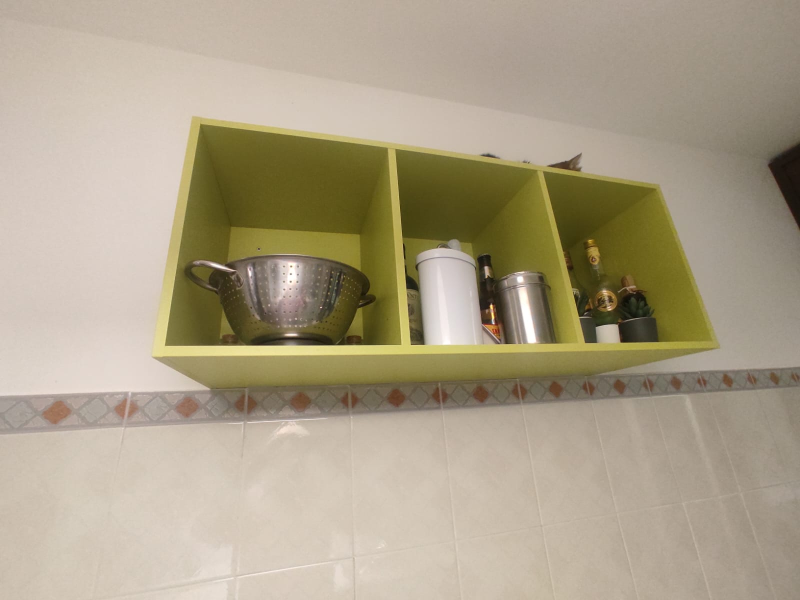
%> input picture img.jpg, 1600 x 1200 px (shown at 1/2 size)
$ octave q1_2_lines_extraction.m   (GNU Octave 9; MATLAB toolbox functions it lacks are replaced by stand-ins)
%> lines starting %> are read from the running program, lines starting %| are printed output that depends on the picture; in (x1, y1, x2, y2) boxes, pixels count from 0 and x2, y2 are one past the last pixel; in counts of white or black regions, pixels touching at a corner belong together; the program's own positions count from 1
clc
clear
close all

function plotLines(lines)
    if isstruct(lines)
        plotLinesStruct(lines)
    else
        plotLinesMat(lines)
    end
end

function plotLinesMat(lines)
    names = ["l1","l2","l3",...
             "h1","h2","h3","h4",...
             "m1","m2","m3","m4","m5","m6"];
    for k = 1:(length(lines)/2)
        xy = [lines(k*2-1,1), lines(k*2-1,2);
                lines(k*2,1), lines(k*2,2)];
        plot(xy(:,1),xy(:,2),'LineWidth',2,'Color','green');
        x = (xy(1,1)+xy(2,1))/2;
        y = (xy(1,2)+xy(2,2))/2;
        text(x, y, cellstr(names(k)), 'FontSize', 10, 'Color', 'blue');
    end
end

function plotLinesStruct(lines)
    for k = 1:length(lines)
        xy = [lines(k).point1; lines(k).point2];
        plot(xy(:,1),xy(:,2),'LineWidth',2,'Color','green');
        x = (xy(1,1)+xy(2,1))/2;
        y = (xy(1,2)+xy(2,2))/2;
        if isfield(lines, 'name')
            text(x, y, lines(k).name, 'FontSize', 10, 'Color', 'blue');
        else
            text(x, y, cellstr(num2str(k)), 'FontSize', 10, 'Color', 'blue');
        end
    end
end


% Loading the image
img = imread('img.jpg');
%> img is the input picture: size 1200x1600x3 uint8; mean R, G, B 171.7, 160.1, 136.4

% Preprocessing
gray = rgb2gray(img);
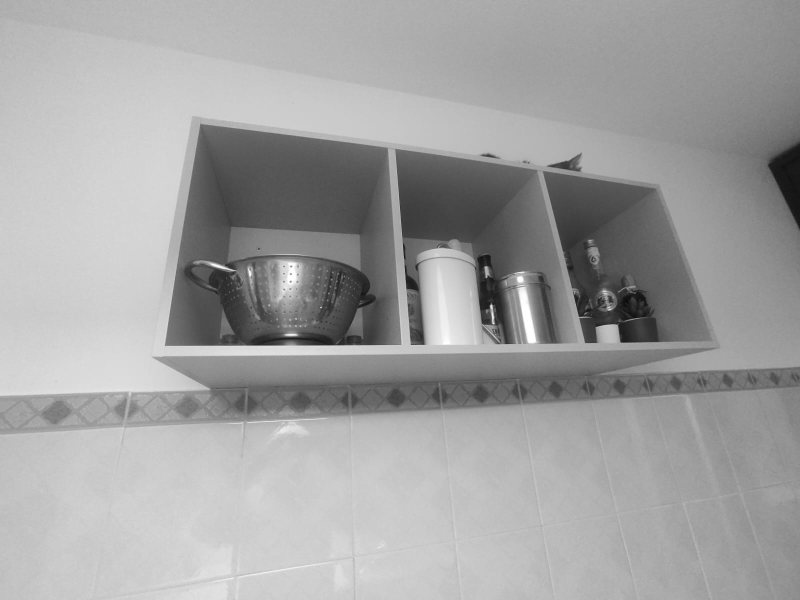
%> gray: size 1200x1600 uint8 (shown at 1/2 size); min 11, max 255, mean 160.9
gray = histeq(gray);
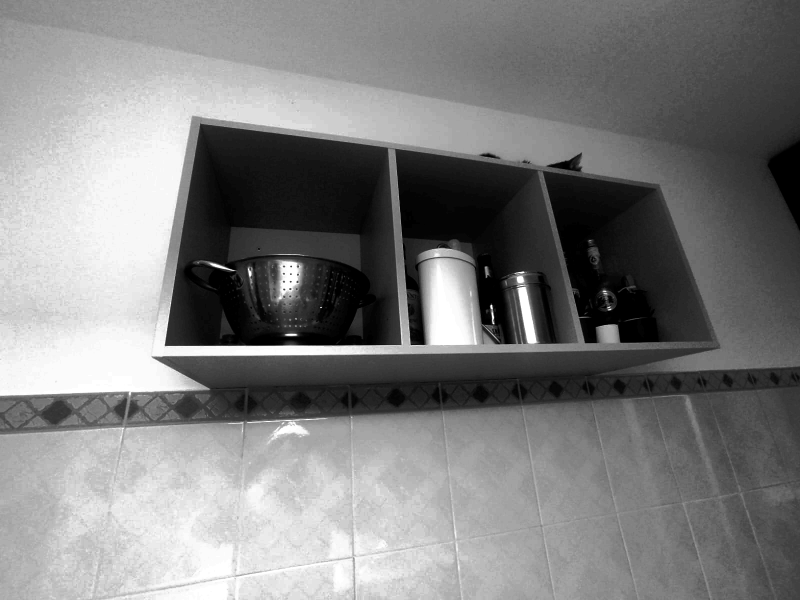
%> gray: size 1200x1600 uint8 (shown at 1/2 size); min 0, max 255, mean 126.8

% Extracting edges using Sobel
method = 'Sobel';
hEdges = edge(gray, method, 0.05, "horizontal");
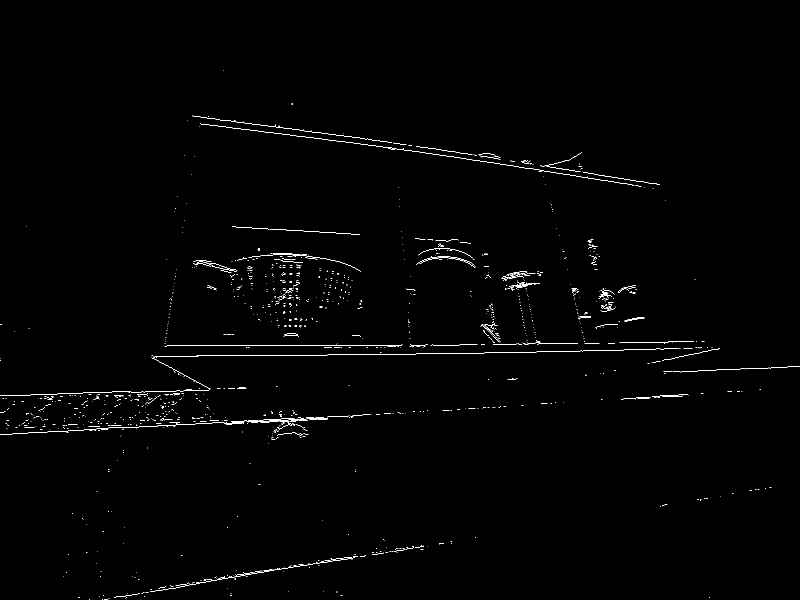
%> hEdges: size 1200x1600 logical (shown at 1/2 size); 0.69% white in thin lines or dots, all inside (x1, y1, x2, y2) = (0, 140, 1600, 1199)
vEdges = edge(gray, method, 0.05, 'vertical');
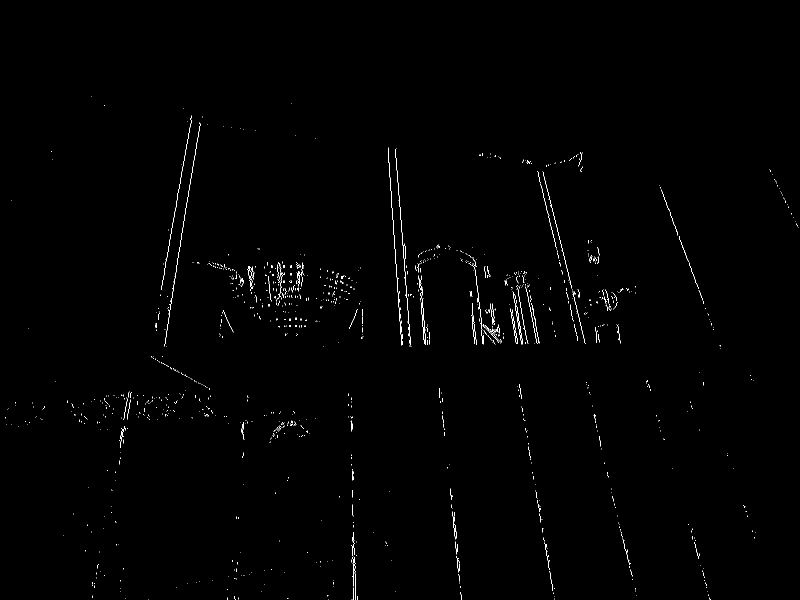
%> vEdges: size 1200x1600 logical (shown at 1/2 size); 0.5% white in thin lines or dots, all inside (x1, y1, x2, y2) = (10, 193, 1597, 1200)

% Performing Hough Transform for horizontal lines
[H,T,R] = hough(hEdges,'RhoResolution',0.5,'Theta',-90:0.5:89);
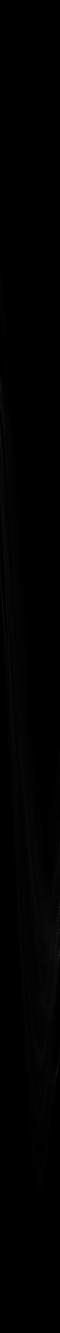
%> H: size 7997x359 double (shown at 1/6 size); min 0, max 348, mean 1.7; drawn with min black and max white
%> T = 359 values from -90 to 89; R = 7997 values from -1999 to 1999
P = houghpeaks(H,50,'threshold',ceil(0.3*max(H(:))), 'NHoodSize', [97 37]);
%> P = [2617 1; 5443 359; 5732 355; 3640 16; 6422 343; 5581 357; 3151 8]
hlines = houghlines(hEdges, T, R, P, 'FillGap', 100, 'MinLength', 50);
%> hlines = 7 lines; point1 to point2 (x, y): (888, 822) to (57, 866), (888, 1087) to (302, 1180), (1197, 702) to (752, 710), (388, 233) to (775, 284), (335, 692) to (689, 692), (465, 454) to (720, 470), (237, 784) to (17, 792)

% Performing Hough Transform for vertical lines
[H,T,R] = hough(vEdges,'RhoResolution',0.5,'Theta',-90:0.5:89);
P = houghpeaks(H,50,'threshold',ceil(0.3*max(H(:))), 'NHoodSize', [97 37]);
%> P = [5505 173; 4834 201; 5939 153; 6211 140; 5789 162; 5337 177; 5583 169; 5413 181]
vlines = houghlines(vEdges, T, R, P, 'FillGap', 100, 'MinLength', 50);
%> vlines = 9 lines; longest, point1 to point2 (x, y): (777, 301) to (804, 691), (1045, 817) to (1106, 1182), (321, 590) to (384, 234), (1320, 371) to (1440, 691), (1086, 344) to (1166, 665), (705, 985) to (712, 1199)

% Plot the lines
f2 = figure();
imshow(img);
hold on;
title("Automatically detected lines")

lines = [hlines, vlines];
%> lines = 16 lines; longest, point1 to point2 (x, y): (888, 822) to (57, 866), (888, 1087) to (302, 1180), (1197, 702) to (752, 710), (777, 301) to (804, 691), (388, 233) to (775, 284), (1045, 817) to (1106, 1182)
plotLines(lines);
%> the loop in plotLinesStruct, `for k = 1:length(lines)` made 16 passes
%> (xy, x, y) on passes 1 to 12: ([335 692; 689 692], 512, 692), ([1197 702; 752 710], 974.5, 706), ([888 822; 57 866], 472.5, 844), ([388 233; 775 284], 581.5, 258.5), ([888 1087; 302 1180], 595, 1133.5), ([237 784; 17 792], 127, 788), ([465 454; 720 470], 592.5, 462), ([777 301; 804 691], 790.5, 496), ([321 590; 384 234], 352.5, 412), ([1086 344; 1166 665], 1126, 504.5), ([1320 371; 1440 691], 1380, 531), ([1045 817; 1106 1182], 1075.5, 999.5)
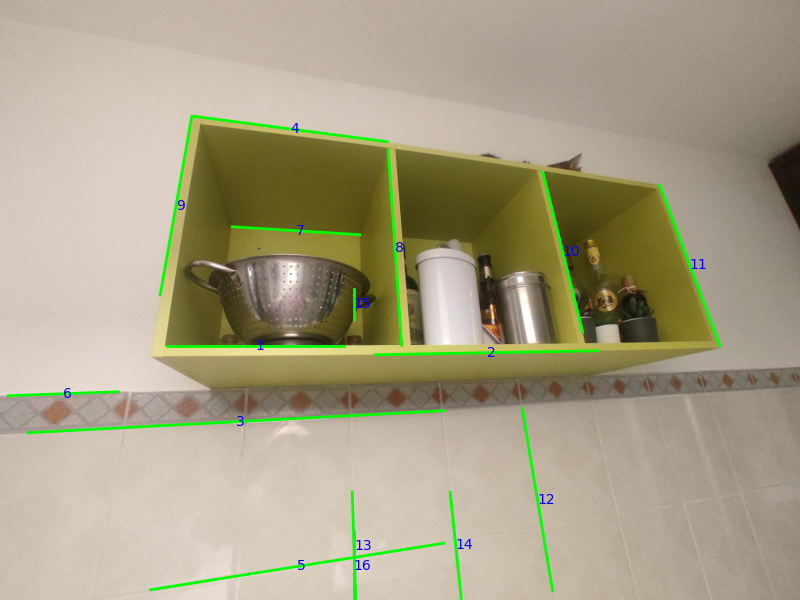
%> figure redrawn from the program's plot data; shown at 1/2 size; its title reads 'Automatically detected lines'

% manually chosen
names =["l1","l2","l3",...
       "h1","h2","h3","h4",...
       "m1","m2","m3","m4","m5","m6"];
idxs =[7,2,-1,...
       10,9,11,12,...
       -1,-1,-1,-1,17,-1];

% insertion into variables
l2 = [lines(idxs(2)).point1;
      lines(idxs(2)).point2];
%> l2 = [1197 702; 752 710]
h1 = [lines(idxs(4)).point1;
      lines(idxs(4)).point2];
%> h1 = [1086 344; 1166 665]
h2 = [lines(idxs(5)).point1;
      lines(idxs(5)).point2];
%> h2 = [321 590; 384 234]
h3 = [lines(idxs(6)).point1;
      lines(idxs(6)).point2];
%> h3 = [1320 371; 1440 691]
h4 = [lines(idxs(7)).point1;
      lines(idxs(7)).point2];
%> h4 = [1045 817; 1106 1182]
%> (the run ends here)
